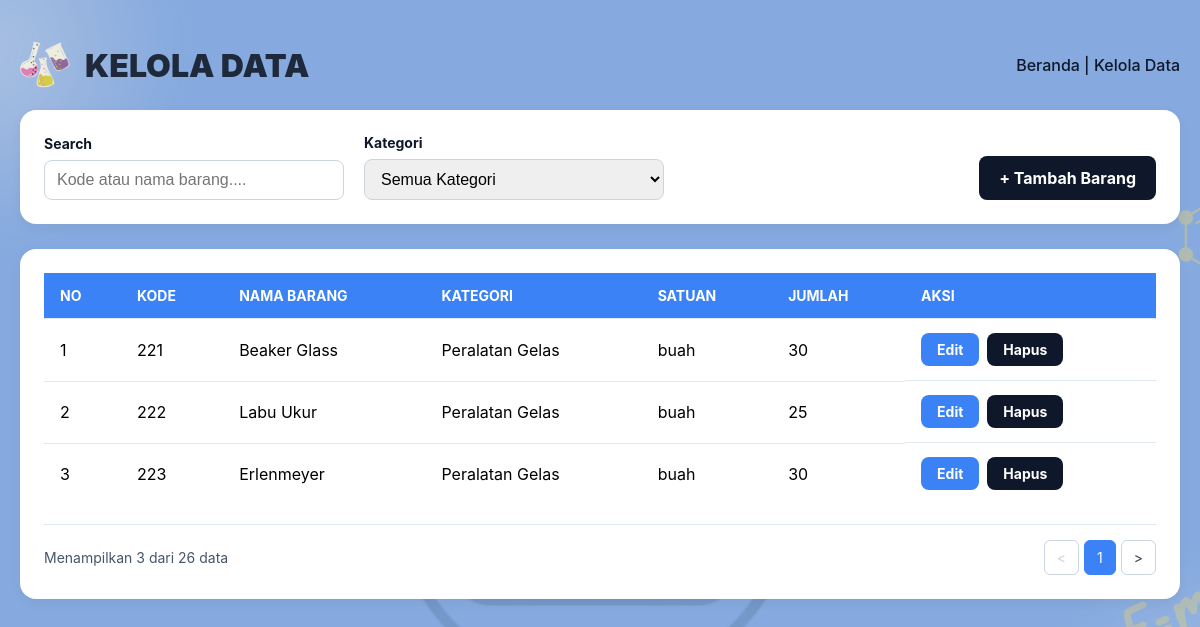
The app's page /Falih/keloladata/index.php with its own data.
### tables this page shows
CREATE TABLE item_alat_bahan (
    id_item INT PRIMARY KEY AUTO_INCREMENT,
    nama_item VARCHAR(255) NOT NULL,
    id_kategori INT NOT NULL,
    satuan VARCHAR(50) NOT NULL,
    deskripsi TEXT,
    FOREIGN KEY (id_kategori) REFERENCES kategori_item(id_kategori)
) AUTO_INCREMENT = 221;

CREATE TABLE kategori_item (
    id_kategori INT PRIMARY KEY AUTO_INCREMENT,
    nama_kategori VARCHAR(100) NOT NULL,
    deskripsi TEXT
) AUTO_INCREMENT = 11;

CREATE TABLE stok_lab (
    id_stok INT PRIMARY KEY AUTO_INCREMENT,
    id_item INT NOT NULL,
    jumlah INT NOT NULL,
    kondisi VARCHAR(100),
    tanggal_update TIMESTAMP,
    FOREIGN KEY (id_item) REFERENCES item_alat_bahan(id_item)
) AUTO_INCREMENT = 111;

### Falih/keloladata/index.php (the view, shortened to what this page needs)
<?php
$jumlah_data_per_halaman = 3;
$where_clause = "";
$join_clause = " LEFT JOIN kategori_item k ON iab.id_kategori = k.id_kategori
                 LEFT JOIN stok_lab s ON iab.id_item = s.id_item ";
$params = [];
$query_string = implode("&", $params);
$link_prefix = $query_string ? "?$query_string&" : "?";
$query_total = mysqli_query($koneksi, "SELECT COUNT(*) as total FROM item_alat_bahan iab $join_clause $where_clause");
$data_total_row = mysqli_fetch_assoc($query_total);
$total_data = $data_total_row['total'];
$total_halaman = ceil($total_data / $jumlah_data_per_halaman);
$halaman_aktif = (isset($_GET['halaman'])) ? (int)$_GET['halaman'] : 1;
$data_awal = ($halaman_aktif - 1) * $jumlah_data_per_halaman;
$query_data = mysqli_query($koneksi, "SELECT iab.id_item, iab.nama_item, iab.satuan, k.nama_kategori, s.jumlah
                                      FROM item_alat_bahan iab
                                      $join_clause
                                      $where_clause
                                      ORDER BY iab.id_item ASC
                                      LIMIT $data_awal, $jumlah_data_per_halaman");
$data_di_halaman_ini = mysqli_num_rows($query_data);
?>
<!DOCTYPE html>
<html lang="id">
<head>
    <link rel="stylesheet" href="keloladata.css">
    </head>
<body>
    <div class="container">
        <header class="header">
            <div class="header-title">
                <img src="./img/ikon.png" alt="Ikon Lab" class="header-icon">
                <h1>KELOLA DATA</h1>
            </div>
            <nav class="breadcrumbs">
                Beranda | Kelola Data
            </nav>
        </header>
        <form class="card filter-card" method="GET" action="index.php" id="filterForm">
            <div class="form-group">
                <label for="search">Search</label>
                <input type="text" id="search" name="search" placeholder="Kode atau nama barang...."
                       value="<?php echo isset($_GET['search']) ? htmlspecialchars($_GET['search']) : ''; ?>">
            </div>
            <div class="form-group">
                <label for="kategori">Kategori</label>
                <select id="kategori" name="kategori">
                    <option value="semua" <?php echo (!isset($_GET['kategori']) || $_GET['kategori'] == 'semua') ? 'selected' : ''; ?>>Semua Kategori</option>
                </select>
            </div>
            <a href="tambah_barang.php" class="btn btn-primary">+ Tambah Barang</a>
        </form>
        <div class="card data-card">
            <table class="data-table">
                <thead>
                    <tr>
                        <th>No</th>
                        <th>Kode</th>
                        <th>Nama Barang</th>
                        <th>Kategori</th>
                        <th>Satuan</th>
                        <th>Jumlah</th>
                        <th>Aksi</th>
                    </tr>
                </thead>
                <tbody>
                    <?php
                    if ($data_di_halaman_ini > 0):
                        $nomor = $data_awal + 1;
                        while ($data = mysqli_fetch_assoc($query_data)):
                    ?>
                    <tr>
                        <td><?php echo $nomor++; ?></td>
                        <td><?php echo htmlspecialchars($data['id_item']); ?></td>
                        <td><?php echo htmlspecialchars($data['nama_item']); ?></td>
                        <td><?php echo htmlspecialchars($data['nama_kategori']); ?></td>
                        <td><?php echo htmlspecialchars($data['satuan']); ?></td>
                        <td><?php echo htmlspecialchars($data['jumlah']); ?></td>
                        <td>
                            <a href="edit/edit.php?id=<?php echo $data['id_item']; ?>" class="btn btn-edit">Edit</a>
                            <a href="index.php?action=delete&id=<?php echo $data['id_item']; ?>" class="btn btn-delete"
                               onclick="showDeleteModal(event, this.href);">Hapus</a>
                        </td>
                    </tr>
                    <?php
                        endwhile;
                    endif;
                    ?>
                </tbody>
            </table>
            <div class="table-footer">
                <span class="footer-info">
                    Menampilkan <?php echo $data_di_halaman_ini; ?> dari <?php echo $total_data; ?> data
                </span>
                <?php if ($total_halaman > 1): ?>
                    <nav class="pagination">
                        <a href="<?php echo $link_prefix; ?>halaman=<?php echo $halaman_aktif - 1; ?>"
                           class="page-arrow <?php echo ($halaman_aktif <= 1) ? 'disabled' : ''; ?>">&lt;</a>
                        <a href="#" class="page-number active"><?php echo $halaman_aktif; ?></a>
                        <a href="<?php echo $link_prefix; ?>halaman=<?php echo $halaman_aktif + 1; ?>"
                           class="page-arrow <?php echo ($halaman_aktif >= $total_halaman) ? 'disabled' : ''; ?>">&gt;</a>
                    </nav>
                <?php endif; ?>
            </div>
        </div>
    </div>
</body>
</html>

### Falih/keloladata/keloladata.css (style rules this page uses)
* { box-sizing: border-box; margin: 0; padding: 0; }
body { font-family: -apple-system, BlinkMacSystemFont, "Segoe UI", Roboto, Helvetica, Arial, sans-serif; background: url('img/bg_main.png') no-repeat center/cover fixed; background-size: cover; background-position: center; background-repeat: no-repeat; background-attachment: fixed; padding: 20px; }
.container { max-width: 1200px; margin: 20px auto; }
.header { display: flex; justify-content: space-between; align-items: center; margin-bottom: 20px; }
.header-title { display: flex; align-items: center; gap: 15px; }
.header-icon { width: 50px; height: 50px; }
.header-title h1 { font-size: 32px; color: #1E293B; font-weight: 900; }
.breadcrumbs { font-size: 16px; color: #0F172A; font-weight: 500; }
.card { background-color: #FFFFFF; border-radius: 16px; padding: 24px; box-shadow: 0 4px 12px rgba(0, 0, 0, 0.05); margin-bottom: 25px; }
.filter-card { display: flex; justify-content: space-between; align-items: flex-end; gap: 20px; }
.form-group { display: flex; flex-direction: column; }
.form-group label { font-size: 14px; font-weight: bold; color: #0F172A; margin-bottom: 8px; }
.form-group input[type="text"], .form-group select { padding: 10px 12px; border: 1px solid #CBD5E1; border-radius: 8px; font-size: 16px; width: 300px; }
.btn { text-decoration: none; border: none; border-radius: 8px; padding: 12px 20px; font-size: 16px; font-weight: bold; cursor: pointer; transition: background-color 0.2s; }
.btn-primary { background-color: #0F172A; color: #FFFFFF; }
.btn-edit { background-color: #3B82F6; color: #FFFFFF; padding: 8px 16px; font-size: 14px; }
.btn-delete { background-color: #0F172A; color: #FFFFFF; padding: 8px 16px; font-size: 14px; }
.data-table { width: 100%; border-collapse: collapse; }
.data-table th, .data-table td { padding: 14px 16px; text-align: left; border-bottom: 1px solid #E2E8F0; }
.data-table th { background-color: #3B82F6; color: #FFFFFF; font-size: 14px; text-transform: uppercase; font-weight: 700; }
.data-table tbody tr:last-child td { border-bottom: none; }
.data-table td:last-child { display: flex; gap: 8px; }
.table-footer { display: flex; justify-content: space-between; align-items: center; margin-top: 20px; padding-top: 15px; border-top: 1px solid #E2E8F0; font-size: 14px; color: #475569; }
.pagination { display: flex; align-items: center; gap: 5px; }
.page-arrow, .page-number { text-decoration: none; padding: 8px 12px; border: 1px solid #CBD5E1; border-radius: 6px; color: #334155; }
.page-number.active { background-color: #3B82F6; color: #FFFFFF; border-color: #3B82F6; }
.page-arrow.disabled { color: #CBD5E1; cursor: not-allowed; }
.filter-card .btn-primary { margin-left: auto; align-self: flex-end; }

### records on screen
item_alat_bahan: id_item "221", nama_item "Beaker Glass", id_kategori.nama_kategori "Peralatan Gelas", satuan "buah", stok_lab.jumlah "30"
item_alat_bahan: id_item "222", nama_item "Labu Ukur", id_kategori.nama_kategori "Peralatan Gelas", satuan "buah", stok_lab.jumlah "25"
item_alat_bahan: id_item "223", nama_item "Erlenmeyer", id_kategori.nama_kategori "Peralatan Gelas", satuan "buah", stok_lab.jumlah "30"

### other values on screen
$data_di_halaman_ini "3"
$total_data "26"
$halaman_aktif "1"
